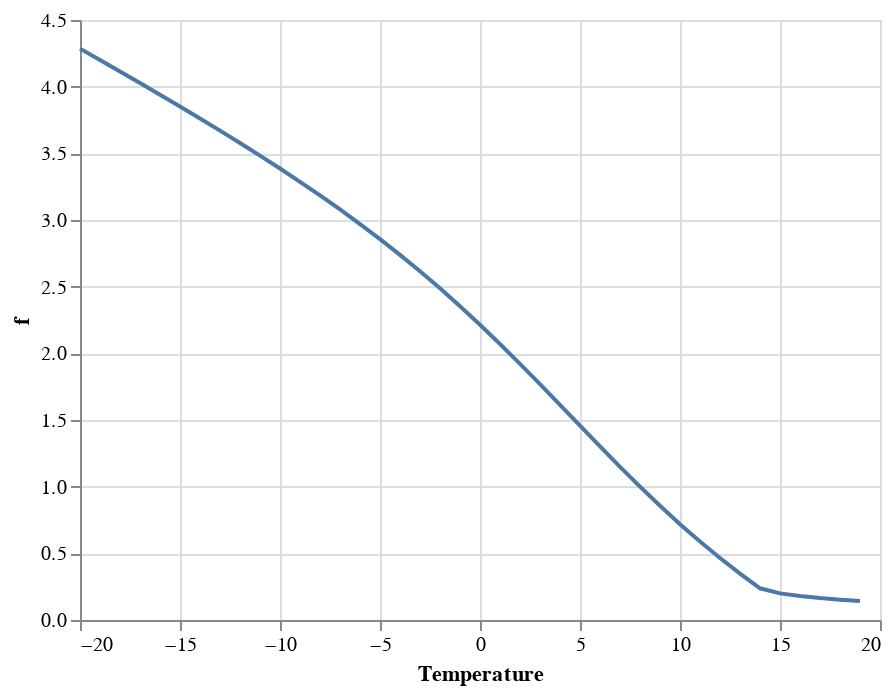

Notebook source saved alongside this figure:
### Markdown cell above
Vi kan anvende et teoretisk forhold mellem udetemperature og bygning varme behov til at forudsige varmebehov

### Code cell
#@title forhold mellem udetemperature og varmebehov
import pandas as pd
import altair as alt

data=pd.DataFrame()
data['Temperature']=list(range(-20,20))


alt.Chart(data).mark_line().encode(
    x='Temperature:Q',
    y='f:Q',

).transform_calculate(
    
    A='1.4257784',
    B='-36.6590504',
    C='7.6083226',
    D='0.0371116',
    theta='40.0',
    m_H='-0.0809359',
    b_H='1.2364527',
    m_W='-0.0007628',
    b_W='0.1002979',
    Heat_load='1',
    f='datum.A/(1+pow(datum.B/(datum.Temperature-datum.theta),datum.C))+datum.D+max(datum.m_H*datum.Temperature+datum.b_H,datum.m_W*datum.Temperature+datum.b_W)',

)

### Figure 1 — Vega-Lite specification as saved in the notebook (floating-point values rounded to 4 significant figures)
{"config": {"view": {"continuousWidth": 400, "continuousHeight": 300}}, "data": {"name": "data-aaecbca4ea637248aa5f1d8090b89e62"}, "mark": "line", "encoding": {"x": {"type": "quantitative", "field": "Temperature"}, "y": {"type": "quantitative", "field": "f"}}, "transform": [{"calculate": "1.4257784", "as": "A"}, {"calculate": "-36.6590504", "as": "B"}, {"calculate": "7.6083226", "as": "C"}, {"calculate": "0.0371116", "as": "D"}, {"calculate": "40.0", "as": "theta"}, {"calculate": "-0.0809359", "as": "m_H"}, {"calculate": "1.2364527", "as": "b_H"}, {"calculate": "-0.0007628", "as": "m_W"}, {"calculate": "0.1002979", "as": "b_W"}, {"calculate": "1", "as": "Heat_load"}, {"calculate": "datum.A/(1+pow(datum.B/(datum.Temperature-datum.theta),datum.C))+datum.D+max(datum.m_H*datum.Temperature+datum.b_H,datum.m_W*datum.Temperature+datum.b_W)", "as": "f"}], "$schema": "https://vega.github.io/schema/vega-lite/v4.8.1.json", "datasets": {"data-aaecbca4ea637248aa5f1d8090b89e62": [{"Temperature": -20}, {"Temperature": -19}, {"Temperature": -18}, {"Temperature": -17}, {"Temperature": -16}, {"Temperature": -15}, {"Temperature": -14}, {"Temperature": -13}, {"Temperature": -12}, {"Temperature": -11}, {"Temperature": -10}, {"Temperature": -9}, {"Temperature": -8}, {"Temperature": -7}, {"Temperature": -6}, {"Temperature": -5}, {"Temperature": -4}, {"Temperature": -3}, {"Temperature": -2}, {"Temperature": -1}, {"Temperature": 0}, {"Temperature": 1}, {"Temperature": 2}, {"Temperature": 3}, {"Temperature": 4}, {"Temperature": 5}, {"Temperature": 6}, {"Temperature": 7}, {"Temperature": 8}, {"Temperature": 9}, {"Temperature": 10}, {"Temperature": 11}, {"Temperature": 12}, {"Temperature": 13}, {"Temperature": 14}, {"Temperature": 15}, {"Temperature": 16}, {"Temperature": 17}, {"Temperature": 18}, {"Temperature": 19}]}}
